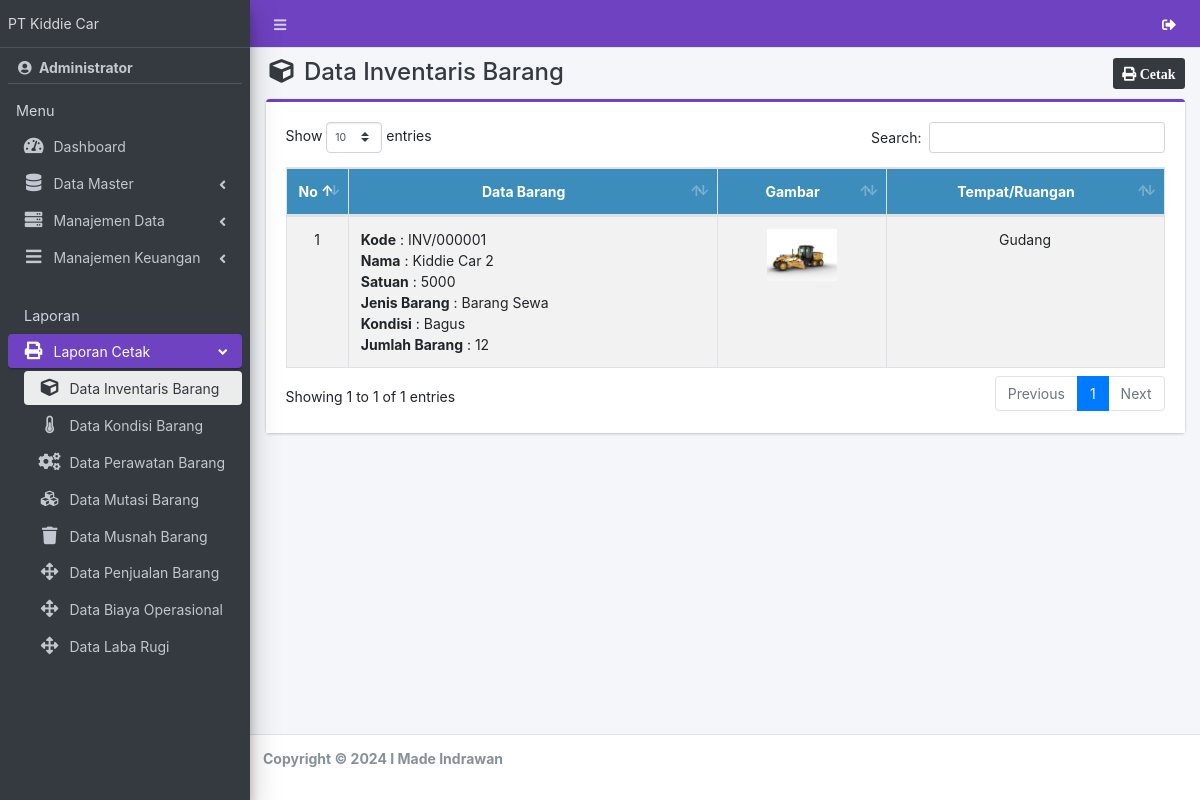
Screenshot of /laporan/l_barang/index.php (signed in) with the database file from the repository.
### tables this page shows
CREATE TABLE `barang` (
  `id_barang` int(11) NOT NULL,
  `kd_barang` varchar(20) NOT NULL,
  `nm_barang` varchar(50) NOT NULL,
  `satuan` varchar(20) NOT NULL,
  `jenis_barang` varchar(100) NOT NULL,
  `kondisi` varchar(20) NOT NULL,
  `jumlah_barang` int(11) NOT NULL,
  `harga` int(100) NOT NULL,
  `id_ruang` int(11) NOT NULL,
  `musnah` char(1) DEFAULT NULL,
  `foto` varchar(200) NOT NULL
);

CREATE TABLE `ruang` (
  `id_ruang` int(11) NOT NULL,
  `nm_ruang` varchar(100) NOT NULL,
  `ket` varchar(100) NOT NULL
);

### laporan/l_barang/index.php (the view, shortened to what this page needs)
<?php
require '../../app/config.php';
include_once '../../template/header.php';
include_once '../../template/sidebar.php';
?>
<div class="content-wrapper">
    <div class="content-header">
        <div class="container-fluid">
            <div class="row">
                <div class="col-sm-6">
                    <h4 class="m-0 text-dark"><i class="fa fa-cube ml-1 mr-1"></i> Data Inventaris Barang</h4>
                </div>
                <div class="col-sm-6 text-right">
                    <a href="#" data-toggle="modal" data-target="#lap_barang" class="btn btn-sm bg-dark"><i class="fa fa-print"> Cetak</i></a>
                </div>
            </div>
        </div>
    </div>
    <section class="content">
        <div class="container-fluid">
            <div class="row">
                <div class="col-md-12">
                    <div class="card card-purple card-outline">
                        <div class="card-body" style="background-color: white;">
                            <div class="table-responsive">
                                <table id="example1" class="table table-bordered table-striped dataTable">
                                    <thead class="bg-lightblue">
                                        <tr align="center">
                                            <th>No</th>
                                            <th>Data Barang</th>
                                            <th>Gambar</th>
                                            <th>Tempat/Ruangan</th>
                                        </tr>
                                    </thead>
                                    <tbody>
                                        <?php
                                        $no = 1;
                                        $data = $con->query("SELECT * FROM barang, ruang where barang.id_ruang = ruang.id_ruang AND barang.musnah = 0 ORDER BY id_barang DESC");
                                        while ($row = $data->fetch_array()) {
                                        ?>
                                            <tr>
                                                <td align="center" width="5%"><?= $no++ ?></td>
                                                <td>
                                                    <b>Kode</b> : <?= $row['kd_barang'] ?><br>
                                                    <b>Nama</b> : <?= $row['nm_barang'] ?><br>
                                                    <b>Satuan</b> : <?= $row['satuan'] ?><br>
                                                    <b>Jenis Barang</b> : <?= $row['jenis_barang'] ?> <br>
                                                    <?php if ($row['kondisi'] != '') { ?>
                                                        <b>Kondisi</b> : <?= $row['kondisi'] ?>
                                                    <?php } ?> <br>
                                                    <?php if ($row['jumlah_barang'] >= 1) { ?>
                                                        <b>Jumlah Barang</b> : <?= $row['jumlah_barang'] ?>
                                                    <?php } ?>
                                                </td>
                                                <td align="center">
                                                    <img src="../../foto/<?php echo $row['foto']; ?>" width="70px" />
                                                </td>
                                                <td align="center"><?= $row['nm_ruang'] ?></td>
                                            </tr>
                                        <?php } ?>
                                    </tbody>
                                </table>
                            </div>
                        </div>
                    </div>
                </div>
            </div>
        </div>
    </section>
</div>
<?php
include_once '../../template/footer.php';
?>

### rows the page displays
barang: kd_barang "INV/000001", nm_barang "Kiddie Car 2", satuan "5000", jenis_barang "Barang Sewa", kondisi "Bagus", jumlah_barang "12", foto (picture), id_ruang.nm_ruang "Gudang"

### other values shown
$_SESSION['nm_user'] "Administrator"
